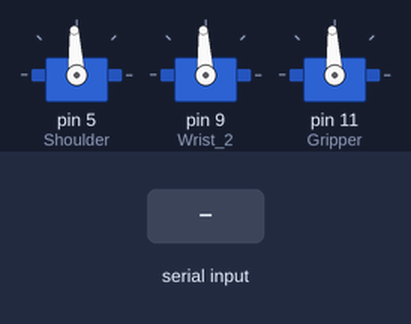
Bench run of a sketch on a simulated Arduino Uno, built with avr-gcc and run on an emulated ATmega328P. On the bench: 3 × servo. The inputs (shaded band) are chosen by the test bench.

Above: at 1.2 s.
1.3 s: "F" received over Serial
At 2.23 s:
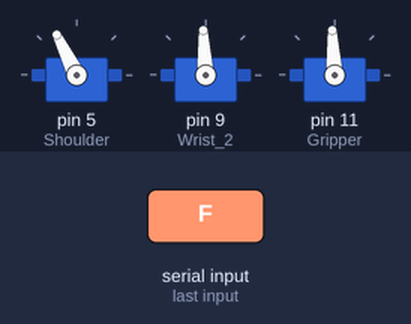
4.3 s: "W" received over Serial
At 6.6 s:
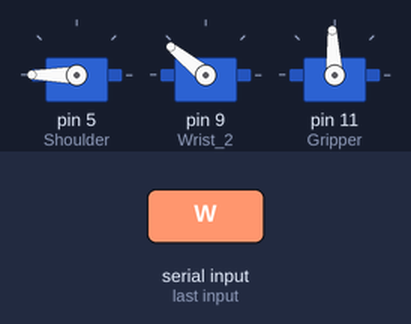
7.3 s: "B" received over Serial
At 8.34 s:
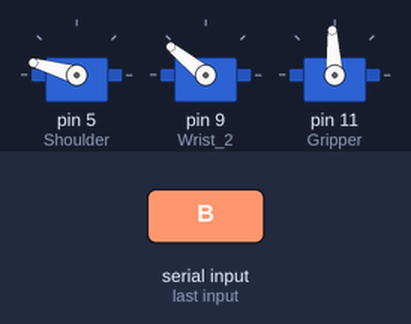
10.3 s: "S" received over Serial
At 10.83 s:
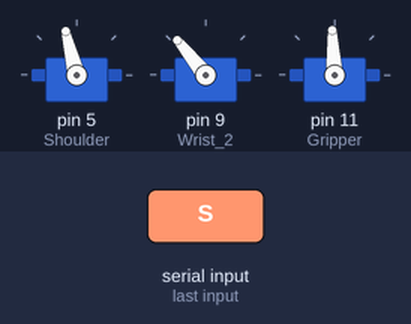
13.3 s: "G" received over Serial
At 15.9 s:
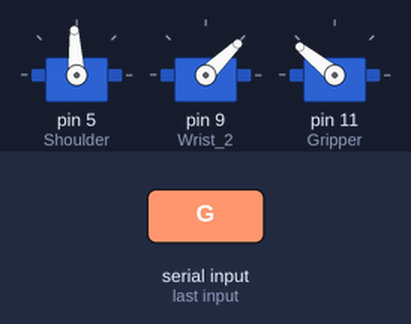
16.3 s: "H" received over Serial
At 21.5 s:
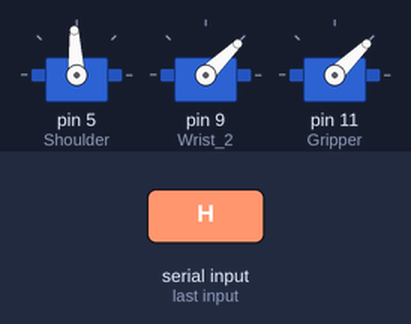
Timing chart, 0 to 21.8 s (numbered marks = the images above; inputs shaded):
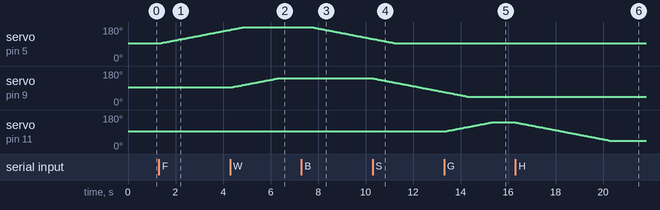

The sketch:

Robotic_Arm_Wired.ino
```cpp
#include <Servo.h>

Servo Shoulder;
Servo Wrist_2;
Servo Gripper;

// Current positions
int ShoulderPos = 1500;
int Wrist2Pos = 1500;
int GripperPos = 1500;

// Movement states
bool shoulderForward = false;
bool shoulderBackward = false;

bool wristForward = false;
bool wristBackward = false;

bool gripperOpen = false;
bool gripperClose = false;

void setup() {

  Shoulder.attach(5);
  Wrist_2.attach(9);
  Gripper.attach(11);

  Shoulder.writeMicroseconds(ShoulderPos);
  Wrist_2.writeMicroseconds(Wrist2Pos);
  Gripper.writeMicroseconds(GripperPos);

  Serial.begin(9600);
}

void loop() {

  // Receive command from PC
  if (Serial.available() > 0) {

    char command = Serial.read();

    // ---------------- SHOULDER ----------------

    if (command == 'F') {
      shoulderForward = true;
      shoulderBackward = false;
    }

    else if (command == 'B') {
      shoulderBackward = true;
      shoulderForward = false;
    }

    else if (command == 'X') {
      shoulderForward = false;
      shoulderBackward = false;
    }


    // ---------------- WRIST 2 ----------------

    else if (command == 'W') {
      wristForward = true;
      wristBackward = false;
    }

    else if (command == 'S') {
      wristBackward = true;
      wristForward = false;
    }

    else if (command == 'Y') {
      wristForward = false;
      wristBackward = false;
    }


    // ---------------- GRIPPER ----------------

    else if (command == 'G') {
      gripperOpen = true;
      gripperClose = false;
    }

    else if (command == 'H') {
      gripperClose = true;
      gripperOpen = false;
    }

    else if (command == 'Z') {
      gripperOpen = false;
      gripperClose = false;
    }
  }


  // ---------------- MOVE SHOULDER ----------------

  if (shoulderForward && ShoulderPos < 2500) {
    ShoulderPos += 5;
    Shoulder.writeMicroseconds(ShoulderPos);
  }

  if (shoulderBackward && ShoulderPos > 1500) {
    ShoulderPos -= 5;
    Shoulder.writeMicroseconds(ShoulderPos);
  }


  // ---------------- MOVE WRIST 2 ----------------

  if (wristForward && Wrist2Pos < 2000) {
    Wrist2Pos += 5;
    Wrist_2.writeMicroseconds(Wrist2Pos);
  }

  if (wristBackward && Wrist2Pos > 1000) {
    Wrist2Pos -= 5;
    Wrist_2.writeMicroseconds(Wrist2Pos);
  }


  // ---------------- MOVE GRIPPER ----------------

  if (gripperOpen && GripperPos < 2000) {
    GripperPos += 5;
    Gripper.writeMicroseconds(GripperPos);
  }

  if (gripperClose && GripperPos > 1000) {
    GripperPos -= 5;
    Gripper.writeMicroseconds(GripperPos);
  }

  delay(20);
}
```

Measured:
- after the input at 1.3 s, servo on pin 5 (Shoulder): moves from 93° to 165° over 3.0 s, starting at once
- after the input at 4.3 s, servo on pin 9 (Wrist_2): moves from 93° to 141° over 2.0 s, starting at once
- after the input at 7.3 s, servo on pin 5 (Shoulder): moves from 180° to 117° over 2.6 s, starting after 0.43 s
- after the input at 10.3 s, servo on pin 9 (Wrist_2): moves from 141° to 69° over 2.9 s, starting at once
- after the input at 13.3 s, servo on pin 11 (Gripper): moves from 93° to 141° over 2.0 s, starting at once
- after the input at 16.3 s, servo on pin 11 (Gripper): moves from 141° to 44° over 4.0 s, starting at once
